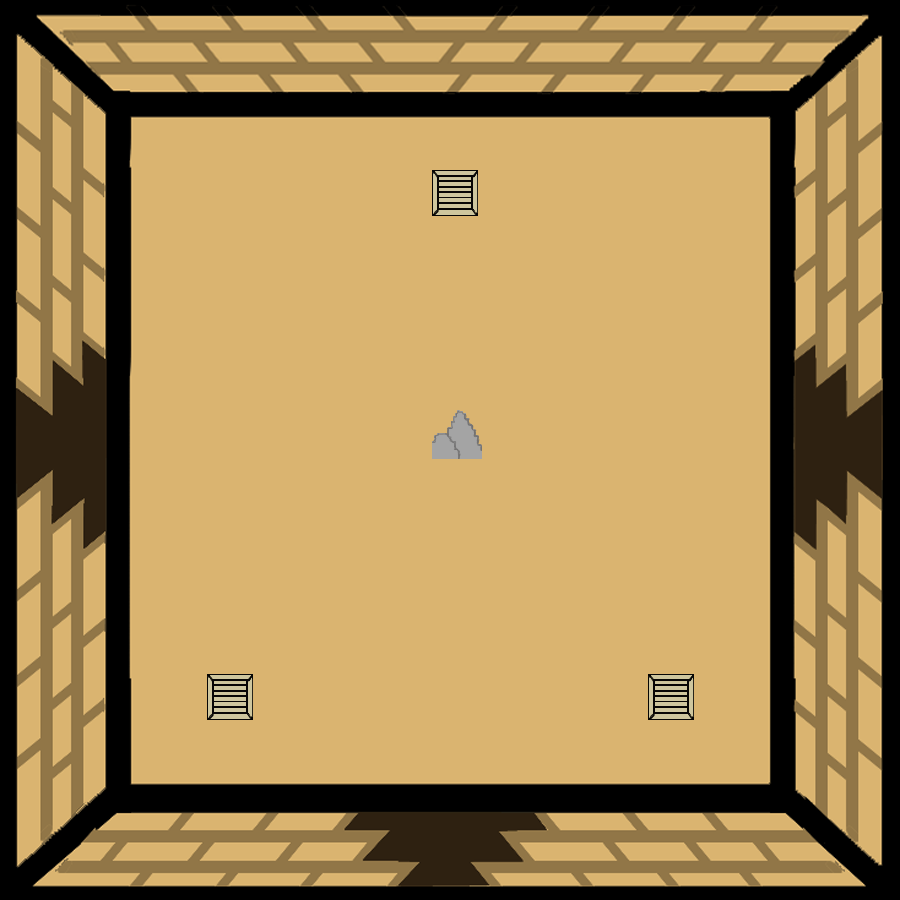

Tiled map render using the project's own tile images. Description and the map definition, with tile-layer contents summarised, below:
An orthogonal 100x100 tile map with 9x9 px tiles, 2 tile layers (SALA, ROCAS Y CAJAS), 3 tilesets.

<map version="1.2" tiledversion="1.3.3" orientation="orthogonal" renderorder="right-down" width="100" height="100" tilewidth="9" tileheight="9" infinite="0" nextlayerid="3" nextobjectid="1">
 <tileset firstgid="1" source="RUINAS9.tsx" />
 <tileset firstgid="10001" source="ROCAS.tsx" />
 <tileset firstgid="10002" source="CAJA.tsx" />
 <layer id="1" name="SALA" width="100" height="100">
  <data>[10000 cells, 10000 non-empty, 10000 distinct tile ids]</data>
 </layer>
 <layer id="2" name="ROCAS Y CAJAS" width="100" height="100">
  <data>[10000 cells, 617 non-empty, 567 distinct tile ids]</data>
 </layer>
</map>
